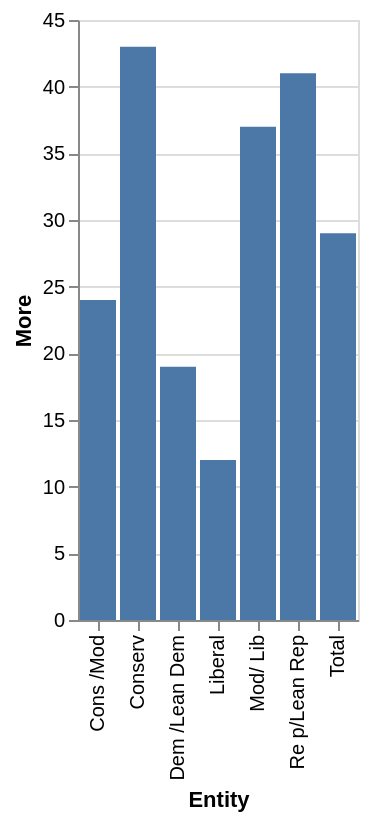

Specify this chart in Vega-Lite:
### Vega-Lite specification from a JSON file in a GitHub repository (floating-point values rounded to 4 significant figures)
{"$schema": "https://vega.github.io/schema/vega-lite/v5.json", "description": "Bar chart auto-generated from CSV", "data": {"values": [{"Entity": "Liberal", "More": 12}, {"Entity": "Cons /Mod", "More": 24}, {"Entity": "Dem /Lean Dem", "More": 19}, {"Entity": "Mod/ Lib", "More": 37}, {"Entity": "Conserv", "More": 43}, {"Entity": "Re p/Lean Rep", "More": 41}, {"Entity": "Total", "More": 29}]}, "mark": "bar", "encoding": {"x": {"field": "Entity", "type": "ordinal"}, "y": {"field": "More", "type": "quantitative"}}}
